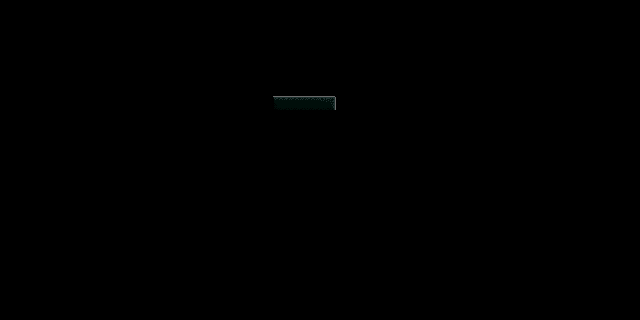

Below is a game level as drawn by its tile map, then a one-line description and the .tmx file that defines it, in full:
An orthogonal 40x20 tile map with 16x16 px tiles, 1 tile layer (Tiles) and 5 objects (3x Coin, Start, End).

<map version="1.0" orientation="orthogonal" width="40" height="20" tilewidth="16" tileheight="16">
 <tileset firstgid="1" source="../images/tiles.tsx" />
 <layer name="Tiles" width="40" height="20">
  <data encoding="csv">
0,0,0,0,0,0,0,0,0,0,0,0,0,0,0,0,0,0,0,0,0,0,0,0,0,0,0,0,0,0,0,0,0,0,0,0,0,0,0,0,
0,0,0,0,0,0,0,0,0,0,0,0,0,0,0,0,0,0,0,0,0,0,0,0,0,0,0,0,0,0,0,0,0,0,0,0,0,0,0,0,
0,0,0,0,0,0,0,0,0,0,0,0,0,0,0,0,0,0,0,0,0,0,0,0,0,0,0,0,0,0,0,0,0,0,0,0,0,0,0,0,
0,0,0,0,0,0,0,0,0,0,0,0,0,0,0,0,0,0,0,0,0,0,0,0,0,0,0,0,0,0,0,0,0,0,0,0,0,0,0,0,
0,0,0,0,0,0,0,0,0,0,0,0,0,0,0,0,0,0,0,0,0,0,0,0,0,0,0,0,0,0,0,0,0,0,0,0,0,0,0,0,
0,0,0,0,0,0,0,0,0,0,0,0,0,0,0,0,0,0,0,0,0,0,0,0,0,0,0,0,0,0,0,0,0,0,0,0,0,0,0,0,
0,0,0,0,0,0,0,0,0,0,0,0,0,0,0,0,0,73,74,74,75,0,0,0,0,0,0,0,0,0,0,0,0,0,0,0,0,0,0,0,
0,0,0,0,0,0,0,0,0,0,0,0,0,0,0,0,0,0,0,0,0,0,0,0,0,0,0,0,0,0,0,0,0,0,0,0,0,0,0,0,
0,0,0,0,0,0,0,0,0,0,0,0,0,0,0,0,0,0,0,0,0,0,0,0,0,0,0,0,0,0,0,0,0,0,0,0,0,0,0,0,
0,0,0,0,0,0,0,0,0,0,0,0,0,0,0,0,0,0,0,0,0,0,0,0,0,0,0,0,0,0,0,0,0,0,0,0,0,0,0,0,
0,0,0,0,0,0,0,0,0,0,0,0,0,0,0,0,0,0,0,0,0,0,0,0,0,0,0,0,0,0,0,0,0,0,0,0,0,0,0,0,
0,0,0,0,0,0,0,0,0,0,0,0,0,0,0,0,0,0,0,0,0,0,0,0,0,0,0,0,0,0,0,0,0,0,0,0,0,0,0,0,
0,0,0,0,0,0,0,0,0,0,0,0,0,0,0,0,0,0,0,0,0,0,0,0,0,0,0,0,0,0,0,0,0,0,0,0,0,0,0,0,
0,0,0,0,0,0,0,0,0,0,0,0,0,0,0,0,0,0,0,0,0,0,0,0,0,0,0,0,0,0,0,0,0,0,0,0,0,0,0,0,
0,0,0,0,0,0,0,0,0,0,0,0,0,0,0,0,0,0,0,0,0,0,0,0,0,0,0,0,0,0,0,0,0,0,0,0,0,0,0,0,
0,0,0,0,0,0,0,0,0,0,0,0,0,0,0,0,0,0,0,0,0,0,0,0,0,0,0,0,0,0,0,0,0,0,0,0,0,0,0,0,
0,0,0,0,0,0,0,0,0,0,0,0,0,0,0,0,0,0,0,0,0,0,0,0,0,0,0,0,0,0,0,0,0,0,0,0,0,0,0,0,
0,0,0,0,0,0,0,0,0,0,0,0,0,0,0,0,0,0,0,0,0,0,0,0,0,0,0,0,0,0,0,0,0,0,0,0,0,0,0,0,
0,0,0,0,0,0,0,0,0,0,0,0,0,0,0,0,0,0,0,0,0,0,0,0,0,0,0,0,0,0,0,0,0,0,0,0,0,0,0,0,
0,0,0,0,0,0,0,0,0,0,0,0,0,0,0,0,0,0,0,0,0,0,0,0,0,0,0,0,0,0,0,0,0,0,0,0,0,0,0,0
</data>
 </layer>
 <objectgroup name="" width="40" height="20">
  <object type="Start" gid="29" x="288" y="80" />
  <object type="Coin" gid="30" x="608" y="64" />
  <object type="Coin" gid="40" x="304" y="304" />
  <object type="Coin" gid="40" x="16" y="80" />
  <object type="End" gid="30" x="288" y="128" />
 </objectgroup>
</map>
